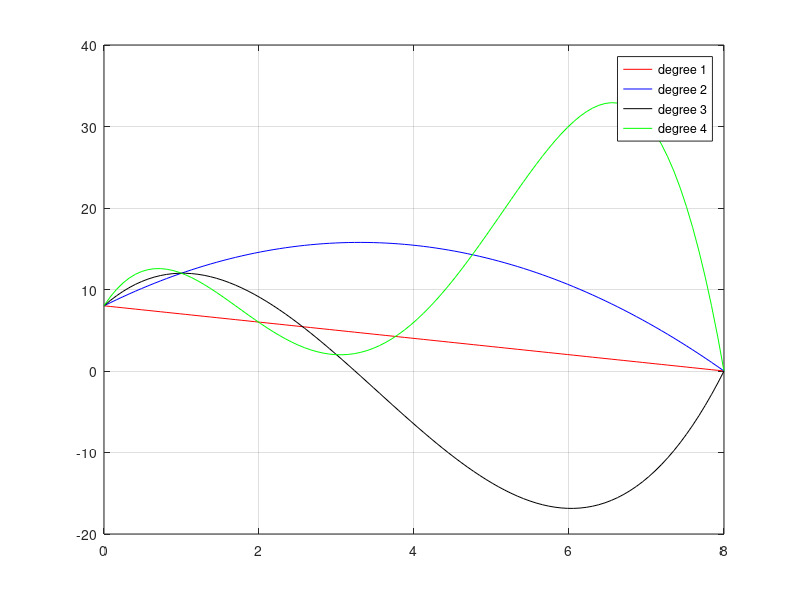

MATLAB code to generate this figure:
x = [0,8];
y = [8,0];
n2 = polyfit(x,y,1);
x_r = linspace(0,8,100);
y_r = polyval(n2,x_r);
plot(x_r,y_r,'r')
%legend('degree 1')
hold on;
grid on
x = [0,1,8];
y = [8,12,0];
n2 = polyfit(x,y,2);
x_r = linspace(0,8,100);
y_r = polyval(n2,x_r);
plot(x_r,y_r,'b')
%legend('degree 2')
hold on;

x = [0,1,3,8];
y = [8,12,2,0];
n2 = polyfit(x,y,3);
x_r = linspace(0,8,100);
y_r = polyval(n2,x_r);
plot(x_r,y_r,'black')
%legend('degree 3')
hold on;

x = [0,1,3,4,8];
y = [8,12,2,6,0];
n2 = polyfit(x,y,4);
x_r = linspace(0,8,100);
y_r = polyval(n2,x_r);
plot(x_r,y_r,'g')
legend('degree 1','degree 2','degree 3','degree 4')
hold on;